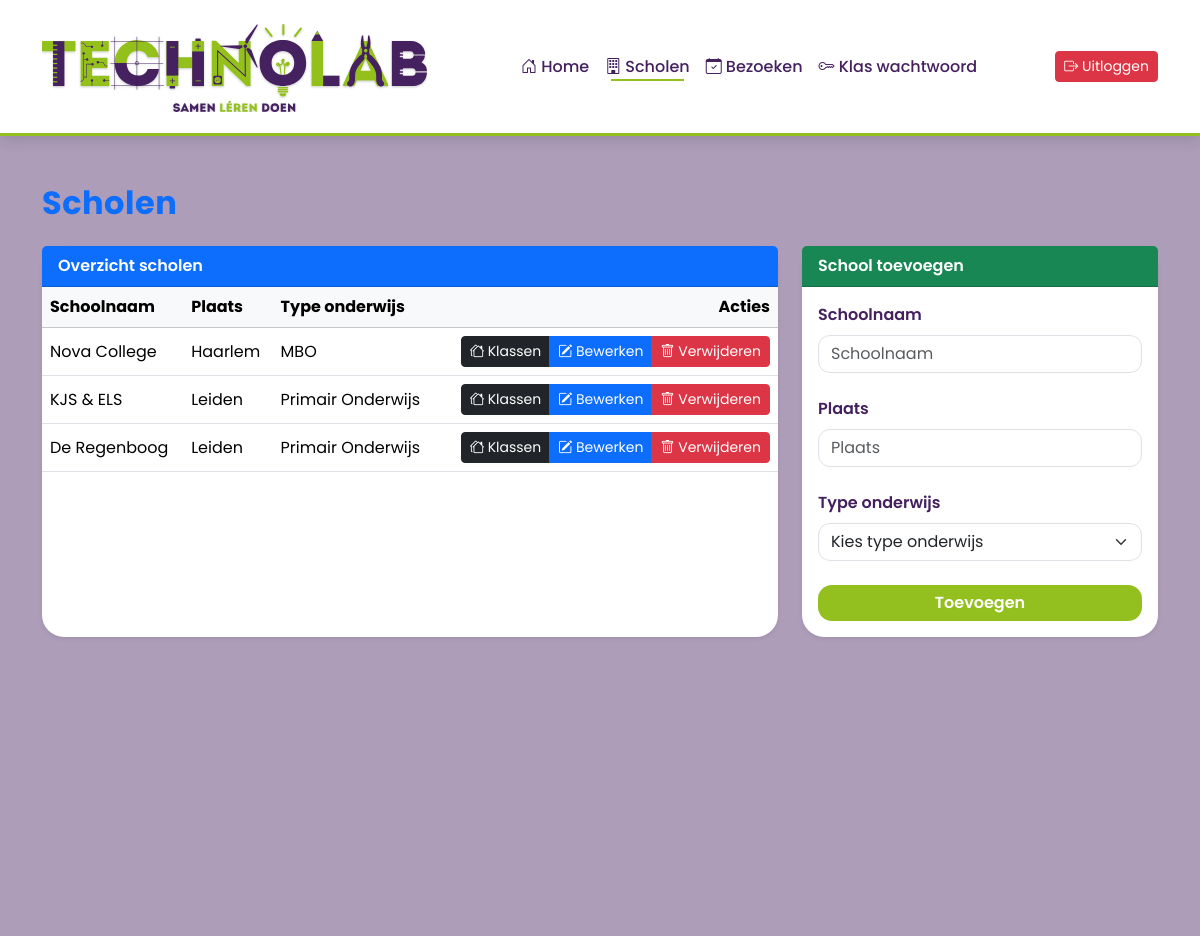
Page /scholen.php (signed in) on the earlier database version.
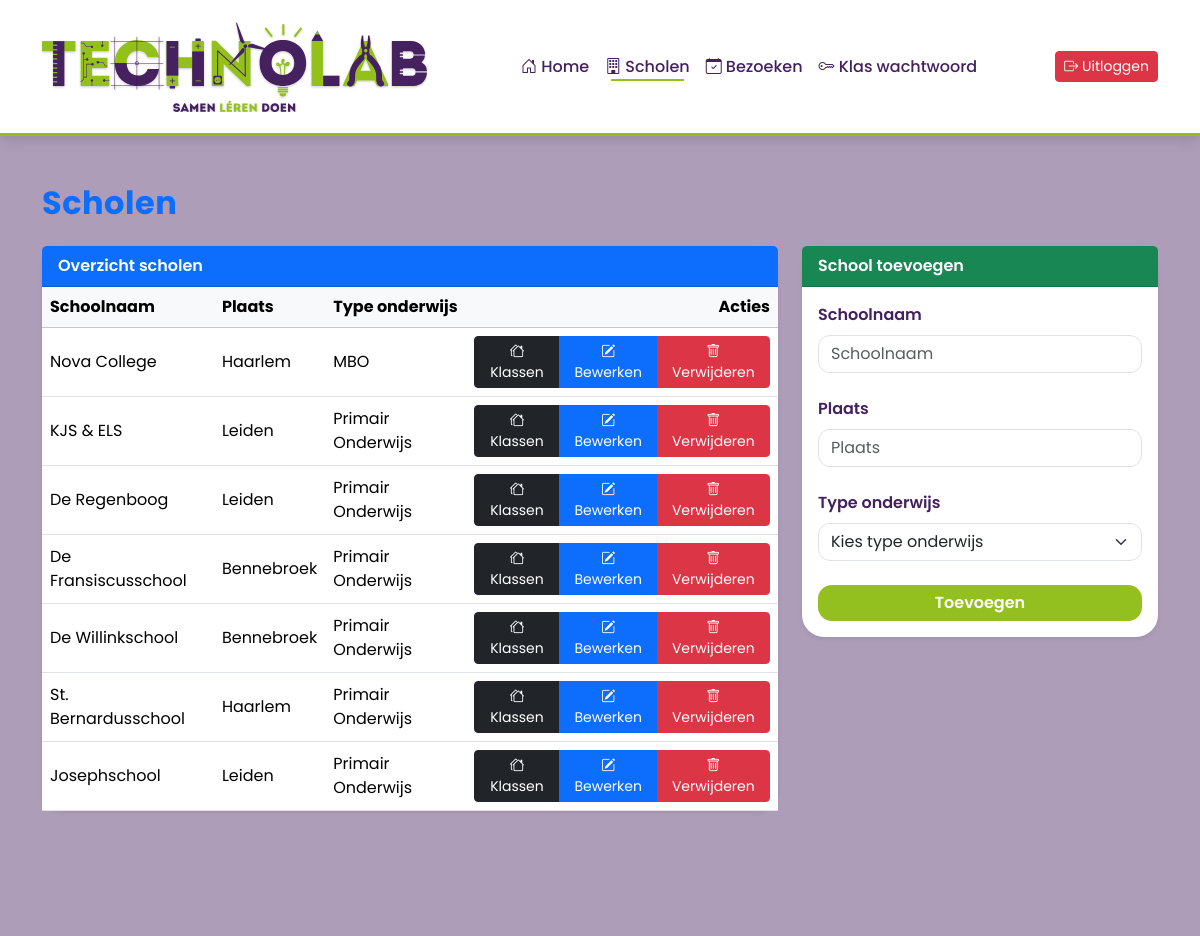
Same page on the later database version.
### tables this page shows
CREATE TABLE `school` (
  `school_id` smallint(6) NOT NULL,
  `schoolnaam` varchar(100) NOT NULL,
  `plaats` varchar(100) NOT NULL,
  `type_onderwijs` set('Primair Onderwijs','Voortgezet Onderwijs','MBO') DEFAULT NULL
);

### scholen.php (the view, shortened to what this page needs)
<?php
require 'includes/header.php';
$scholen = $conn->query("SELECT * FROM school");
$highlight_id = null;
?>
<div class="ttr-app">
    <div class="container py-5">
        <div class="row mb-4">
            <div class="col d-flex justify-content-between align-items-center">
                <h2 class="fw-bold text-primary mb-0">Scholen</h2>
            </div>
        </div>
        <div class="row g-4">
            <div class="col-12 col-lg-8">
                <div class="card shadow-sm h-100">
                    <div class="card-header bg-primary text-white fw-semibold">
                        Overzicht scholen
                    </div>
                    <div class="card-body p-0">
                        <div class="table-responsive">
                            <table class="table table-hover align-middle mb-0">
                                <thead class="table-light">
                                    <tr>
                                        <th>Schoolnaam</th>
                                        <th>Plaats</th>
                                        <th>Type onderwijs</th>
                                        <th class="text-end">Acties</th>
                                    </tr>
                                </thead>
                                <tbody>
                                    <?php while ($row = $scholen->fetch_assoc()): ?>
                                        <tr<?= ($highlight_id === (int)$row['school_id']) ? ' class="table-warning"' : '' ?>>
                                            <td><?= htmlspecialchars($row['schoolnaam']) ?></td>
                                            <td><?= htmlspecialchars($row['plaats']) ?></td>
                                            <td>
                                                <span><?= htmlspecialchars($row['type_onderwijs']) ?></span>
                                            </td>
                                            <td class="text-end">
                                                <div class="btn-group" role="group" aria-label="Acties">
                                                    <a href="klassen.php?school_id=<?= (int)$row['school_id'] ?>"
                                                        class="btn btn-dark btn-sm">
                                                        <i class="bi bi-houses"></i> Klassen
                                                    </a>
                                                    <a href="scholen.php?edit=<?= (int)$row['school_id'] ?>"
                                                        class="btn btn-primary btn-sm">
                                                        <i class="bi bi-pencil-square"></i> Bewerken
                                                    </a>
                                                    <a href="scholen.php?delete=<?= (int)$row['school_id'] ?>"
                                                        class="btn btn-danger btn-sm js-confirm"
                                                        data-confirm="Weet je het zeker?">
                                                        <i class="bi bi-trash"></i> Verwijderen
                                                    </a>
                                                </div>
                                            </td>
                                            </tr>
                                        <?php endwhile; ?>
                                </tbody>
                            </table>
                        </div>
                    </div>
                </div>
            </div>
            <div class="col-12 col-lg-4">
                <?php if (!isset($_GET['edit'])): ?>
                    <div class="card shadow-sm mb-4 mb-lg-0">
                        <div class="card-header bg-success text-white fw-semibold">
                            School toevoegen
                        </div>
                        <div class="card-body">
                            <form method="post" class="row g-3">
                                <div class="col-12 mb-2">
                                    <label for="schoolnaam" class="form-label">Schoolnaam</label>
                                    <input
                                        type="text"
                                        name="schoolnaam"
                                        id="schoolnaam"
                                        class="form-control form-input"
                                        placeholder="Schoolnaam"
                                        required>
                                </div>
                                <div class="col-12 mb-2">
                                    <label for="plaats" class="form-label">Plaats</label>
                                    <input
                                        type="text"
                                        name="plaats"
                                        id="plaats"
                                        class="form-control form-input"
                                        placeholder="Plaats"
                                        required>
                                </div>
                                <div class="col-12 mb-3">
                                    <label for="type_onderwijs" class="form-label">Type onderwijs</label>
                                    <select
                                        name="type_onderwijs"
                                        id="type_onderwijs"
                                        class="form-control form-select"
                                        required>
                                        <option value="" disabled selected>Kies type onderwijs</option>
                                    </select>
                                </div>
                                <div class="col-12 d-grid mt-2">
                                    <button type="submit" name="add" class="btn btn-success w-100">
                                        Toevoegen
                                    </button>
                                </div>
                            </form>
                        </div>
                    </div>
                <?php endif; ?>
            </div>
        </div>
    </div>
</div>
<?php require 'includes/footer.php'; ?>

### includes/header.php (shortened to what this page needs)
<!DOCTYPE html>
<html lang="nl">
<head>
    <link
        href="https://cdn.jsdelivr.net/npm/bootstrap@5.3.3/dist/css/bootstrap.min.css"
        rel="stylesheet">
    <link
        href="https://cdn.jsdelivr.net/npm/bootstrap-icons@1.11.3/font/bootstrap-icons.css"
        rel="stylesheet">
    <link rel="stylesheet" href="css/index.css">
</head>
<body class="ttr-app">
    <?php require 'nav.php'; ?>

### includes/nav.php (shortened to what this page needs)
<link rel="stylesheet" href="css/index.css">
<nav class="navbar navbar-expand-lg navbar-custom py-3">
    <div class="container d-flex align-items-center justify-content-between">
        <a href="index.php" class="navbar-brand">
            <img src="images/logo_technolab.svg" class="logo-technolab" alt="Technolab">
        </a>
        <div class="collapse navbar-collapse" id="mainNav">
            <ul class="navbar-nav mx-auto mb-2 mb-lg-0">
                <li class="nav-item">
                    <a class="nav-link <?php if (basename($_SERVER['PHP_SELF']) == 'index.php') echo 'active'; ?>" href="index.php">
                        <i class="bi bi-house-door"></i> Home
                    </a>
                </li>
                <?php if (isset($_SESSION['admin_id'])): ?>
                    <li class="nav-item">
                        <a class="nav-link <?php if (basename($_SERVER['PHP_SELF']) == 'scholen.php') echo 'active'; ?>" href="scholen.php">
                            <i class="bi bi-building"></i> Scholen
                        </a>
                    </li>
                    <li class="nav-item">
                        <a class="nav-link <?php if (basename($_SERVER['PHP_SELF']) == 'bezoeken.php') echo 'active'; ?>" href="bezoeken.php">
                            <i class="bi bi-calendar-check"></i> Bezoeken
                        </a>
                    </li>
                    <li class="nav-item">
                        <a class="nav-link <?php if (basename($_SERVER['PHP_SELF']) == 'klas_login.php') echo 'active'; ?>" href="klas_login.php">
                            <i class="bi bi-key"></i> Klas wachtwoord
                        </a>
                    </li>
                <?php endif; ?>
            </ul>
            <div class="d-flex gap-2 mt-3 mt-lg-0">
                <?php if (isset($_SESSION['admin_id'])): ?>
                    <a href="uitloggen.php" class="btn btn-danger btn-sm">
                        <i class="bi bi-box-arrow-right"></i> Uitloggen
                    </a>
                <?php else: ?>
                    <a href="login.php" class="btn btn-success btn-sm">
                        <i class="bi bi-box-arrow-in-right"></i> Admin Login
                    </a>
                <?php endif; ?>
            </div>
        </div>
    </div>
</nav>

### includes/footer.php (shortened to what this page needs)
    </body>
</html>

### css/index.css (style rules this page uses)
:root { --tl-purple: #44205F; --tl-green: #94C01F; --tl-white: #ffffff; --tl-orange: #FF6F3C; --tl-purple-light: rgba(68, 32, 95, 0.10); --tl-purple-dark: rgba(68, 32, 95, 0.25); --tl-green-light: rgba(148, 192, 31, 0.18); --tl-orange-light: rgba(255, 111, 60, 0.15); }
.ttr-app { background: var(--tl-purple-dark); font-family: "Poppins", sans-serif; color: #2b2b2b; min-height: 100vh; }
.ttr-app h2, .ttr-app h5 { color: var(--tl-purple); }
.ttr-app h2 { font-weight: 700; letter-spacing: 0.5px; }
.ttr-app .card { background: var(--tl-white); border-radius: 22px; border: none; box-shadow: 0 10px 28px rgba(0,0,0,0.08); transition: transform 0.25s ease, box-shadow 0.25s ease; animation: softFloat 8s ease-in-out infinite; }
.form-label { font-weight: 600; color: var(--tl-purple); }
.form-control, .form-select { border-radius: 12px; transition: border-color 0.15s ease, box-shadow 0.15s ease; }
.btn-success { background: var(--tl-green); color: var(--tl-white); border-radius: 14px; border: none; font-weight: 600; transition: transform 0.15s ease, box-shadow 0.15s ease; }
.navbar-custom { background: var(--tl-white); border-bottom: 3px solid var(--tl-green); box-shadow: 0 4px 14px rgba(0,0,0,0.12); }
.navbar-custom .nav-link { color: var(--tl-purple) !important; font-weight: 500; position: relative; transition: transform 0.15s ease; }
.navbar-custom .nav-link::after { content: ""; position: absolute; left: 14px; right: 14px; bottom: 6px; height: 2px; background: var(--tl-green); transform: scaleX(0); transition: transform 0.2s ease; }
.navbar-custom .nav-link:hover::after, .navbar-custom .nav-link.active::after { transform: scaleX(1); }
.logo-technolab { transition: transform 0.25s ease; }

Differences in the rows shown:
added school: schoolnaam "De Fransiscusschool", plaats "Bennebroek", type_onderwijs "Primair Onderwijs"
added school: schoolnaam "De Willinkschool", plaats "Bennebroek", type_onderwijs "Primair Onderwijs"
added school: schoolnaam "St. Bernardusschool", plaats "Haarlem", type_onderwijs "Primair Onderwijs"
added school: schoolnaam "Josephschool", plaats "Leiden", type_onderwijs "Primair Onderwijs"
